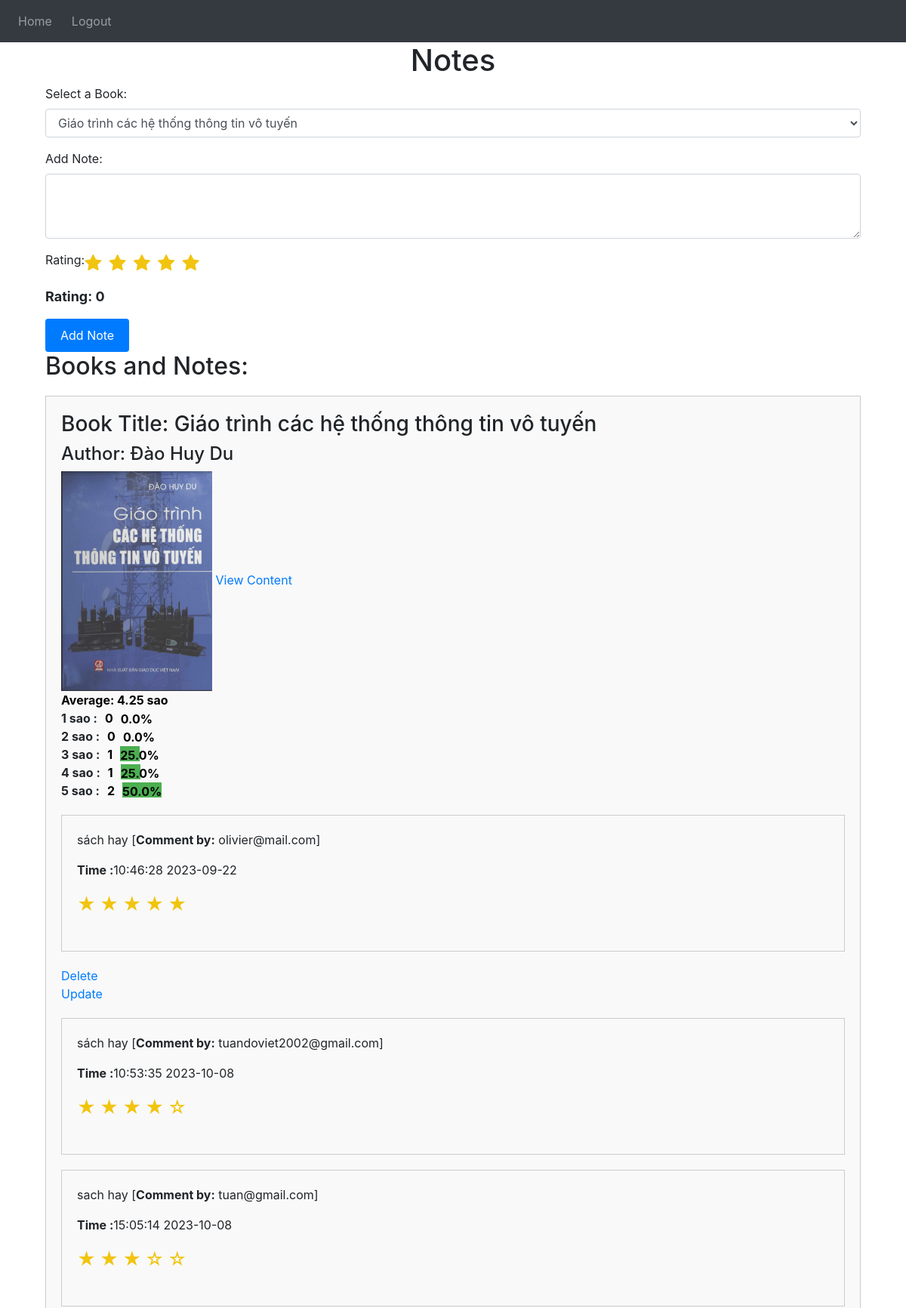
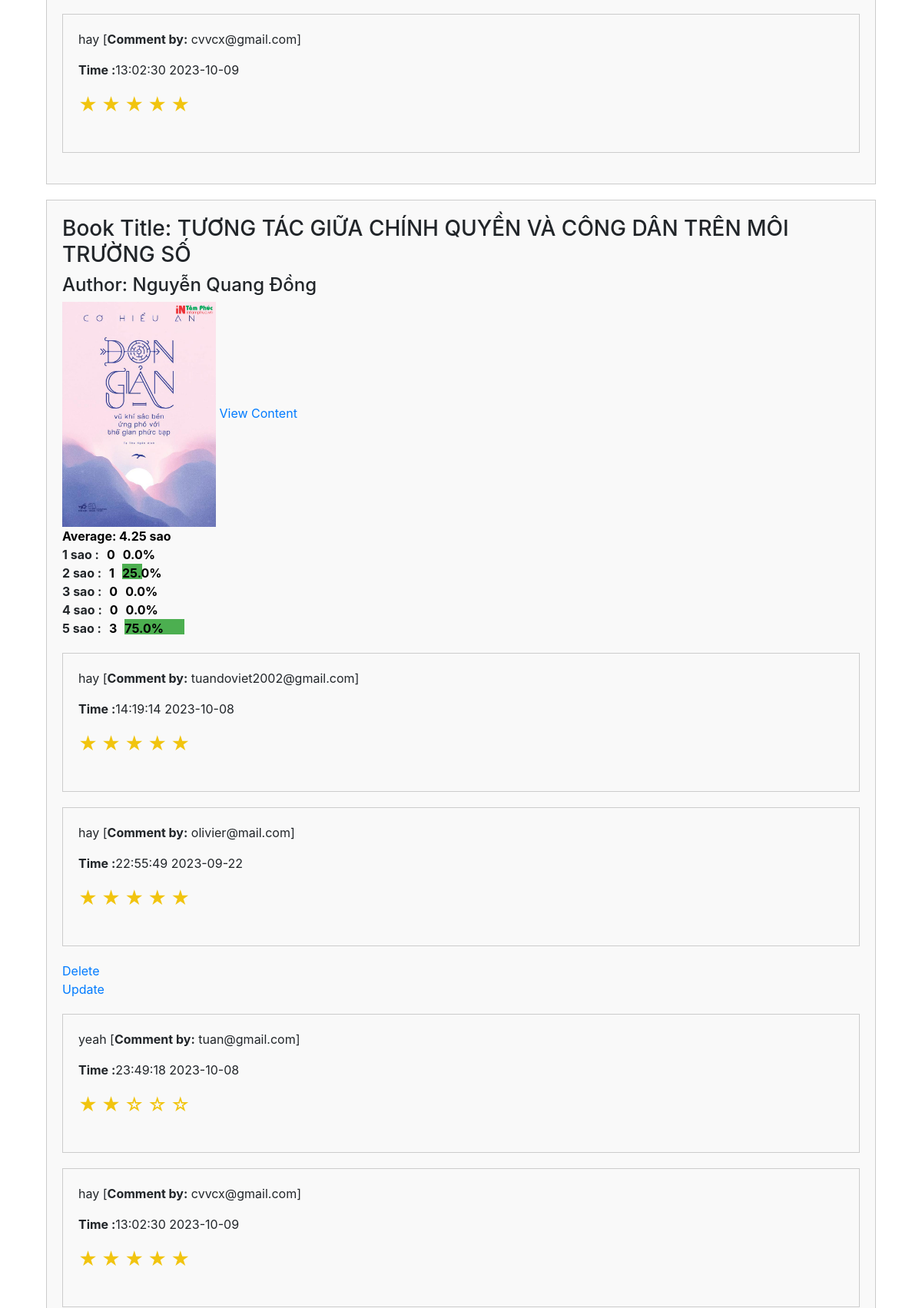
The app's page / (signed in, upper part) with its own data (2 pictures, top to bottom).
### website/models.py (models this page shows)
class Book(db.Model):
    id = db.Column(db.Integer, primary_key=True)
    title = db.Column(db.String(256))
    author = db.Column(db.String(128))
    publication_date = db.Column(db.Date)
    cover = db.Column(db.String(256))  # Trường cover để lưu tên file hình ảnh
    content = db.Column(db.String(256))  # Trường content để lưu tên file PDF
    notes = db.relationship('Note') # Quan hệ một-nhiều với Ghi chú
    def rating_percentages(self):
        ratings = [note.rating for note in self.notes]
        total_ratings = len(ratings)
        rating_counts = Counter(ratings)
        if total_ratings == 0:
            total_ratings = 1
        rating_percentages = [round(rating_counts[i] / total_ratings * 100 ,2)for i in range(1, 6)]
        return rating_percentages
    def rating_numbers(self):
        ratings = [note.rating for note in self.notes]
        rating_counts = Counter(ratings)
        rating_numbers = [rating_counts[i]  for i in range(1, 6)]
        return rating_numbers
    def rating_averages(self):
        ratings = [note.rating for note in self.notes]
        total_ratings = len(ratings)
        rating_counts = Counter(ratings)
        if total_ratings == 0:
            total_ratings = 1
        rating_averages = round(sum(ratings)/total_ratings,2)
        return rating_averages

class Note(db.Model):
    id = db.Column(db.Integer, primary_key=True)
    data = db.Column(db.String(10000))
    date_created = db.Column(db.DateTime, default=datetime.now(pytz.timezone('Asia/Bangkok')).replace(microsecond=0))
    rating = db.Column(db.Integer)
    user_id = db.Column(db.Integer, db.ForeignKey('user.id'))
    book_id = db.Column(db.Integer, db.ForeignKey('book.id'))  # Khóa ngoại đến sách
    users = db.relationship('User')

class User(db.Model, UserMixin):
    id = db.Column(db.Integer, primary_key=True)
    email = db.Column(db.String(128), unique=True)
    password = db.Column(db.String(128))
    first_name = db.Column(db.String(128))
    is_admin = db.Column(db.Boolean, default=False)

### website/views.py (the view, shortened to what this page needs)
@views.route('/', methods=['GET', 'POST'])
@login_required
def home():
    books = Book.query.all()
    books_with_ratings = [(book, book.rating_percentages(), book.rating_numbers(), book.rating_averages()) for book in books]
    return render_template('home.html', user=current_user, books_with_ratings = books_with_ratings, books = books )

### website/__init__.py (called while the page is built)
def create_app():
    app = Flask(__name__)
    app.config['SECRET_KEY'] = 'Tuandeptrai'
    app.config['SQLALCHEMY_DATABASE_URI'] = f'sqlite:///{DB_NAME}'
    app.config['UPLOADS_DEFAULT_DEST'] = 'website/static/media/'
    db.init_app(app)
    from .models import User, Note , Book
    app.app_context().push()
    create_database()
    login_manager = LoginManager()
    login_manager.login_view = 'auth.login'
    login_manager.init_app(app)
    @login_manager.user_loader
    def load_user(id):
        return User.query.get(int(id))
    from .views import views
    from .auth import auth
    app.register_blueprint(views, url_prefix='/')
    app.register_blueprint(auth, url_prefix='/')
    return app

### website/templates/home.html (shortened to what this page needs)
{% extends "base.html" %}
{% block content %}
<div class="container">
    <h1 align="center">Notes</h1>
    <form method="POST" action="/">
        <div class="form-group">
            <label for="book_id">Select a Book:</label>
            <select class="form-control" id="book_id" name="book_id" required>
                {% for book in books %}
                <option value="{{ book.id }}">{{ book.title }}</option>
                {% endfor %}
            </select>
        </div>
        <div class="form-group">
            <label for="note">Add Note:</label>
            <textarea
                class="form-control"
                id="note"
                name="note"
                rows="3"
                required
            ></textarea>
        </div>
        <div class="form-group star-rating">
          <label for="rating">Rating:</label>
          <i class="fa fa-star" data-rating="1"></i>
          <i class="fa fa-star" data-rating="2"></i>
          <i class="fa fa-star" data-rating="3"></i>
          <i class="fa fa-star" data-rating="4"></i>
          <i class="fa fa-star" data-rating="5"></i>
      </div>
      <p id="selected-rating">Rating: 0</p>
        <button type="submit" name="create_note" class="btn btn-primary">
            Add Note
        </button>
    </form>
    <h2>Books and Notes:</h2>
    <ul>
        {% for book, percentages , numbers , averages in books_with_ratings %}
        <li>
            <h3>Book Title: {{ book.title }}</h3>
            <h4>Author: {{ book.author }}</h4>
            <img src="{{ url_for('static', filename='media/cover/' + book.cover) }}" alt="Book Cover" width="200">
            <a href="/view_content/{{ book.id }}">View Content</a>
            <div class="rating-stats">
                <div class="averages-label">Average: {{ averages }} sao </div>
                {% for i in range(1,6) %}
                <div class="rating-bar">
                    <div class="label">{{ i }} sao :</div>
                    <div class="numbers">{{ numbers[i-1] }}</div>
                    <div class="bar" style="width: {{ percentages[i-1]/10 }}%">
                        <div class="percentage-label">{{ percentages[i-1] }}%</div>
                    </div>
                </div>
                {% endfor %}
            </div>
            <ul>
                {% for note in book.notes %}
                <li>
                    <p>{{ note.data }} [<strong>Comment by:</strong> {{ note.users.email }}]</p>
                    <p><strong> Time :</strong>{{ note.date_created.time() }}  {{ note.date_created.date() }}</p>
                    <div class="star-rating">
                        {% for i in range(1, note.rating + 1) %}
                            <label class="star">&#9733;</label>
                        {% endfor %}
                        {% for i in range(note.rating + 1, 6) %}
                            <label class="star">&#9734;</label>
                        {% endfor %}
                    </div>
                </li>
                {% if user.id == note.user_id %}
                <a href="/delete/{{ note.id }}">Delete</a>
                <br />
                <a href="/update/{{ note.id }}">Update</a>
                <br />
                {% endif %}
                {% endfor %}
            </ul>
        </li>
        {% endfor %}
    </ul>
</div>
{% endblock %}

### website/static/style.css (style rules this page uses)
#selected-rating { font-size: 18px; font-weight: bold; margin-top: 10px; }
ul { list-style-type: none; padding: 0; }
li { margin: 20px 0; border: 1px solid #ccc; padding: 20px; background-color: #f9f9f9; }
img { max-width: 100%; height: auto; }
a { text-decoration: none; margin-right: 10px; color: #007BFF; }
.btn { background-color: #007BFF; color: #fff; padding: 10px 20px; border: none; cursor: pointer; transition: background-color 0.3s ease; }
.star-rating { display: flex; align-items: center; margin-bottom: 15px; }
.star-rating i { cursor: pointer; font-size: 24px; color: #f1c40f; margin-right: 10px; }
ul li .star-rating { margin-top: 10px; }
ul li .star-rating label.star { font-size: 24px; color: #f1c40f; margin-right: 5px; }
.rating-stats { display: flex; flex-direction: column; justify-content: space-between; margin-bottom: 10px; }
.rating-bar { display: flex; align-items: center; }
.label { margin-right: 10px; font-weight: bold; }
.percentage-label { color: #000; font-weight: bold; }
.numbers { margin-right: 10px; color: #000; font-weight: bold; }
.averages-label { color: #000; font-weight: bold; }
.bar { height: 20px; background-color: #4caf50; margin-bottom: 3px; }

### records on screen
Book: title "Giáo trình các hệ thống thông tin vô tuyến", author "Đào Huy Du", cover (picture), averages "4.25", i "1" "2" "3" "4" "5", numbers "0" "0" "1" "1" "2", percentages "0.0" "0.0" "25.0" "25.0" "50.0", {{ percentages[i-1]/10 }} 2.5 (drawn), {{ percentages[i-1]/10 }} 5.0 (drawn)
Note: data "sách hay", users.email "olivier@mail.com", date_created.time "10:46:28", date_created "2023-09-22", rating 5 (drawn)
Note: data "sách hay", users.email "tuandoviet2002@gmail.com", date_created.time "10:53:35", date_created "2023-10-08", rating 4 (drawn)
Note: data "sach hay", users.email "tuan@gmail.com", date_created.time "15:05:14", date_created "2023-10-08", rating 3 (drawn)
Note: data "hay", users.email "cvvcx@gmail.com", date_created.time "13:02:30", date_created "2023-10-09", rating 5 (drawn)
Book: title "TƯƠNG TÁC GIỮA CHÍNH QUYỀN VÀ CÔNG DÂN TRÊN MÔI TRƯỜNG SỐ", author "Nguyễn Quang Đồng", cover (picture), averages "4.25", i "1" "2" "3" "4" "5", numbers "0" "1" "0" "0" "3", percentages "0.0" "25.0" "0.0" "0.0" "75.0", {{ percentages[i-1]/10 }} 2.5 (drawn), {{ percentages[i-1]/10 }} 7.5 (drawn)
Note: data "hay", users.email "tuandoviet2002@gmail.com", date_created.time "14:19:14", date_created "2023-10-08", rating 5 (drawn)
Note: data "hay", users.email "olivier@mail.com", date_created.time "22:55:49", date_created "2023-09-22", rating 5 (drawn)
Note: data "yeah", users.email "tuan@gmail.com", date_created.time "23:49:18", date_created "2023-10-08", rating 2 (drawn)
Note: data "hay", users.email "cvvcx@gmail.com", date_created.time "13:02:30", date_created "2023-10-09", rating 5 (drawn)

### other values on screen
form field book_id "Giáo trình các hệ thống thông tin vô tuyến"
